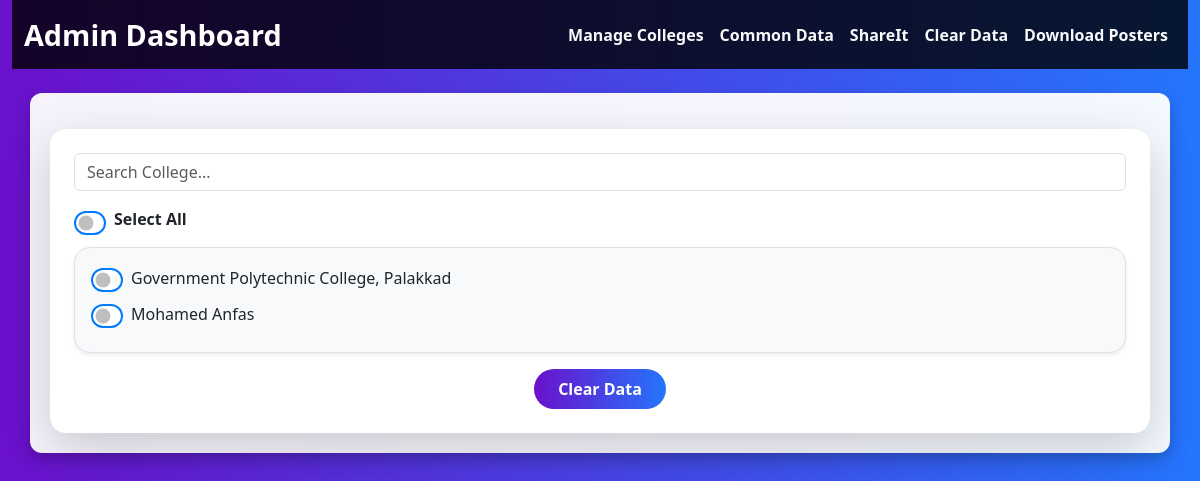
/clear-students/, run on an earlier commit of the app's database.
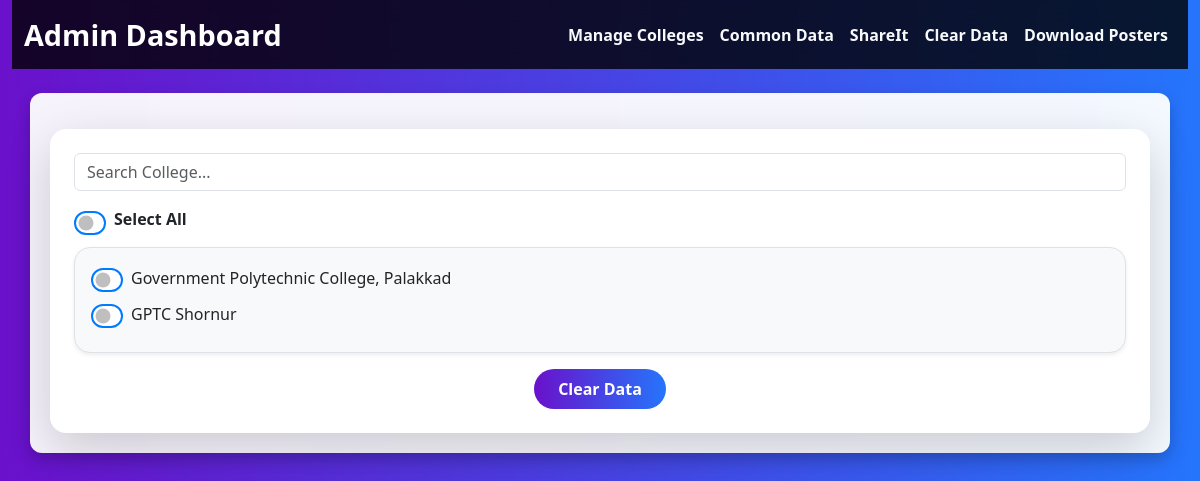
And on a later commit of the database.
### myapp/models.py (models this page shows, shortened)
class College(AbstractBaseUser, PermissionsMixin):
    name = models.CharField(max_length=255)
    email = models.EmailField(unique=True)
    sheet_url = models.URLField(blank=True, null=True)
    logo = models.ImageField(
        upload_to='college_logos/',
        blank=True,
        null=True,
    )
    current_status = models.TextField(blank=True, null=True)
    is_active = models.BooleanField(default=True)
    is_staff = models.BooleanField(default=False)
    objects = CollegeManager()
    USERNAME_FIELD = 'email'
    REQUIRED_FIELDS = ['name']  # Fields required for superuser creation
    class Meta:
        verbose_name = "College"
        verbose_name_plural = "Colleges"

### myapp/views.py (the view, shortened to what this page needs)
# urls.py: path("clear-students/", views.clear_students_view, name="clear_students"),
def clear_students_view(request):
    colleges = College.objects.filter(is_superuser=False, is_staff=False)
    return render(request, "admin_user/clear_students.html", {"colleges": colleges})

### myapp/templates/admin_user/clear_students.html (shortened to what this page needs)
{% extends 'base.html' %}
{% block content %}
    <div class="card shadow-lg p-4 rounded-4 border-0 mt-3">
        <form method="POST" id="deleteForm">
            <div class="mb-3">
                <input type="text" id="search_colleges" class="form-control" placeholder="Search College...">
            </div>
            <div class="form-check form-switch text-left mb-3">
                <input class="form-check-input custom-checkbox" type="checkbox" id="select_all">
                <label class="form-check-label fw-bold" for="select_all">Select All</label>
            </div>
            <div class="college-list p-3 border rounded-4 shadow-sm bg-light">
                {% for college in colleges %}
                <div class="form-check form-switch d-flex align-items-center mb-2 college-item" data-name="{{ college.name|lower }}">
                    <input class="form-check-input custom-checkbox college-checkbox" type="checkbox" name="college_ids" value="{{ college.id }}" id="college_{{ college.id }}">
                    <label class="form-check-label ms-2 college-label" for="college_{{ college.id }}">{{ college.name }}</label>
                </div>
                {% endfor %}
            </div>
            <div class="text-center mt-3">
                <button type="button" class="btn btn-danger px-4 py-2 fw-bold rounded-pill" data-bs-toggle="modal" data-bs-target="#confirmDeleteModal">
                     Clear Data
                </button>
            </div>
        </form>
    </div>
{% endblock %}

What changed in the data, as far as the page shows it:
removed College: name "Mohamed Anfas"
added College: name "GPTC Shornur"
